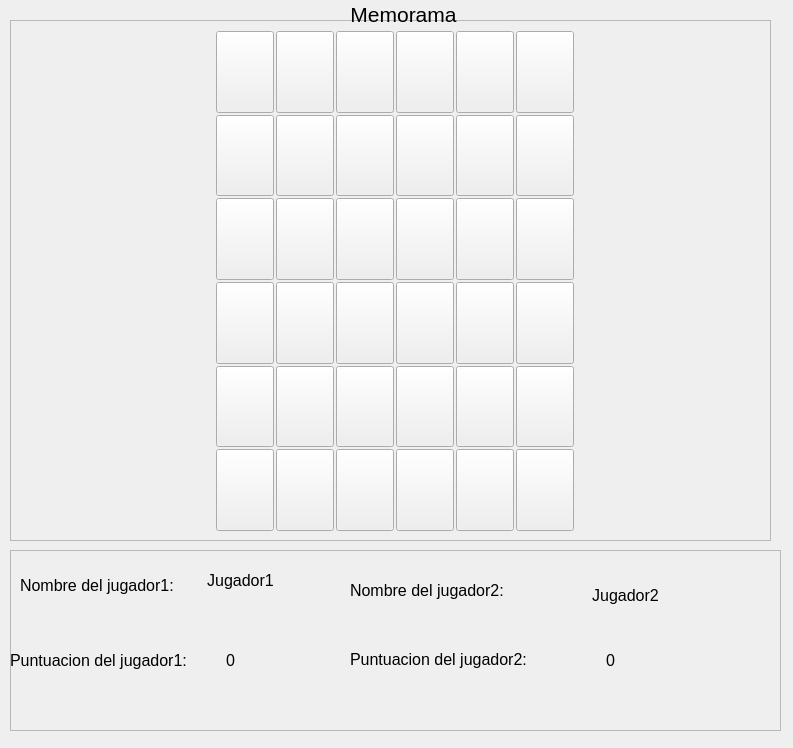
<?xml version="1.0" encoding="UTF-8"?>
<ui version="4.0">
 <class>VentanaTablero</class>
 <widget class="QMainWindow" name="VentanaTablero">
  <property name="geometry">
   <rect>
    <x>0</x>
    <y>0</y>
    <width>793</width>
    <height>748</height>
   </rect>
  </property>
  <property name="windowTitle">
   <string>MainWindow</string>
  </property>
  <widget class="QWidget" name="centralwidget">
   <widget class="QFrame" name="frame">
    <property name="geometry">
     <rect>
      <x>10</x>
      <y>20</y>
      <width>761</width>
      <height>521</height>
     </rect>
    </property>
    <property name="frameShape">
     <enum>QFrame::StyledPanel</enum>
    </property>
    <property name="frameShadow">
     <enum>QFrame::Raised</enum>
    </property>
    <layout class="QGridLayout" name="gridLayout">
     <item row="0" column="0">
      <layout class="QGridLayout" name="GridTablero">
       <property name="sizeConstraint">
        <enum>QLayout::SetNoConstraint</enum>
       </property>
       <property name="leftMargin">
        <number>9</number>
       </property>
       <property name="topMargin">
        <number>1</number>
       </property>
       <property name="rightMargin">
        <number>0</number>
       </property>
       <property name="bottomMargin">
        <number>0</number>
       </property>
       <property name="spacing">
        <number>2</number>
       </property>
       <item row="3" column="3">
        <widget class="QToolButton" name="btnTarjeta34">
         <property name="text">
          <string/>
         </property>
         <property name="icon">
          <iconset>
           <normaloff>../../Pictures/TarjetaIncognita.xpm</normaloff>../../Pictures/TarjetaIncognita.xpm</iconset>
         </property>
         <property name="iconSize">
          <size>
           <width>50</width>
           <height>80</height>
          </size>
         </property>
        </widget>
       </item>
       <item row="3" column="5">
        <widget class="QToolButton" name="btnTarjeta36">
         <property name="text">
          <string/>
         </property>
         <property name="icon">
          <iconset>
           <normaloff>../../Pictures/TarjetaIncognita.xpm</normaloff>../../Pictures/TarjetaIncognita.xpm</iconset>
         </property>
         <property name="iconSize">
          <size>
           <width>50</width>
           <height>80</height>
          </size>
         </property>
        </widget>
       </item>
       <item row="4" column="4">
        <widget class="QToolButton" name="btnTarjeta45">
         <property name="text">
          <string/>
         </property>
         <property name="icon">
          <iconset>
           <normaloff>../../Pictures/TarjetaIncognita.xpm</normaloff>../../Pictures/TarjetaIncognita.xpm</iconset>
         </property>
         <property name="iconSize">
          <size>
           <width>50</width>
           <height>80</height>
          </size>
         </property>
         <property name="checkable">
          <bool>true</bool>
         </property>
        </widget>
       </item>
       <item row="4" column="5">
        <widget class="QToolButton" name="btnTarjeta46">
         <property name="text">
          <string/>
         </property>
         <property name="icon">
          <iconset>
           <normaloff>../../Pictures/TarjetaIncognita.xpm</normaloff>../../Pictures/TarjetaIncognita.xpm</iconset>
         </property>
         <property name="iconSize">
          <size>
           <width>50</width>
           <height>80</height>
          </size>
         </property>
        </widget>
       </item>
       <item row="2" column="5">
        <widget class="QToolButton" name="btnTarjeta26">
         <property name="text">
          <string/>
         </property>
         <property name="icon">
          <iconset>
           <normaloff>../../Pictures/TarjetaIncognita.xpm</normaloff>../../Pictures/TarjetaIncognita.xpm</iconset>
         </property>
         <property name="iconSize">
          <size>
           <width>50</width>
           <height>80</height>
          </size>
         </property>
        </widget>
       </item>
       <item row="1" column="2">
        <widget class="QToolButton" name="btnTarjeta13">
         <property name="text">
          <string/>
         </property>
         <property name="icon">
          <iconset>
           <normaloff>../../Pictures/TarjetaIncognita.xpm</normaloff>../../Pictures/TarjetaIncognita.xpm</iconset>
         </property>
         <property name="iconSize">
          <size>
           <width>50</width>
           <height>80</height>
          </size>
         </property>
        </widget>
       </item>
       <item row="4" column="2">
        <widget class="QToolButton" name="btnTarjeta43">
         <property name="text">
          <string/>
         </property>
         <property name="icon">
          <iconset>
           <normaloff>../../Pictures/TarjetaIncognita.xpm</normaloff>../../Pictures/TarjetaIncognita.xpm</iconset>
         </property>
         <property name="iconSize">
          <size>
           <width>50</width>
           <height>80</height>
          </size>
         </property>
        </widget>
       </item>
       <item row="6" column="5">
        <widget class="QToolButton" name="btnTarjeta66">
         <property name="text">
          <string/>
         </property>
         <property name="icon">
          <iconset>
           <normaloff>../../Pictures/TarjetaIncognita.xpm</normaloff>../../Pictures/TarjetaIncognita.xpm</iconset>
         </property>
         <property name="iconSize">
          <size>
           <width>50</width>
           <height>80</height>
          </size>
         </property>
        </widget>
       </item>
       <item row="2" column="0">
        <widget class="QToolButton" name="btnTarjeta21">
         <property name="text">
          <string/>
         </property>
         <property name="icon">
          <iconset>
           <normaloff>../../Pictures/TarjetaIncognita.xpm</normaloff>../../Pictures/TarjetaIncognita.xpm</iconset>
         </property>
         <property name="iconSize">
          <size>
           <width>50</width>
           <height>80</height>
          </size>
         </property>
        </widget>
       </item>
       <item row="5" column="1">
        <widget class="QToolButton" name="btnTarjeta52">
         <property name="text">
          <string/>
         </property>
         <property name="icon">
          <iconset>
           <normaloff>../../Pictures/TarjetaIncognita.xpm</normaloff>../../Pictures/TarjetaIncognita.xpm</iconset>
         </property>
         <property name="iconSize">
          <size>
           <width>50</width>
           <height>80</height>
          </size>
         </property>
        </widget>
       </item>
       <item row="6" column="4">
        <widget class="QToolButton" name="btnTarjeta65">
         <property name="text">
          <string/>
         </property>
         <property name="icon">
          <iconset>
           <normaloff>../../Pictures/TarjetaIncognita.xpm</normaloff>../../Pictures/TarjetaIncognita.xpm</iconset>
         </property>
         <property name="iconSize">
          <size>
           <width>50</width>
           <height>80</height>
          </size>
         </property>
        </widget>
       </item>
       <item row="3" column="4">
        <widget class="QToolButton" name="btnTarjeta35">
         <property name="text">
          <string/>
         </property>
         <property name="icon">
          <iconset>
           <normaloff>../../Pictures/TarjetaIncognita.xpm</normaloff>../../Pictures/TarjetaIncognita.xpm</iconset>
         </property>
         <property name="iconSize">
          <size>
           <width>50</width>
           <height>80</height>
          </size>
         </property>
        </widget>
       </item>
       <item row="1" column="4">
        <widget class="QToolButton" name="btnTarjeta15">
         <property name="text">
          <string/>
         </property>
         <property name="icon">
          <iconset>
           <normaloff>../../Pictures/TarjetaIncognita.xpm</normaloff>../../Pictures/TarjetaIncognita.xpm</iconset>
         </property>
         <property name="iconSize">
          <size>
           <width>50</width>
           <height>80</height>
          </size>
         </property>
        </widget>
       </item>
       <item row="6" column="1">
        <widget class="QToolButton" name="btnTarjeta62">
         <property name="text">
          <string/>
         </property>
         <property name="icon">
          <iconset>
           <normaloff>../../Pictures/TarjetaIncognita.xpm</normaloff>../../Pictures/TarjetaIncognita.xpm</iconset>
         </property>
         <property name="iconSize">
          <size>
           <width>50</width>
           <height>80</height>
          </size>
         </property>
        </widget>
       </item>
       <item row="1" column="5">
        <widget class="QToolButton" name="btnTarjeta16">
         <property name="text">
          <string/>
         </property>
         <property name="icon">
          <iconset>
           <normaloff>../../Pictures/TarjetaIncognita.xpm</normaloff>../../Pictures/TarjetaIncognita.xpm</iconset>
         </property>
         <property name="iconSize">
          <size>
           <width>50</width>
           <height>80</height>
          </size>
         </property>
        </widget>
       </item>
       <item row="5" column="0">
        <widget class="QToolButton" name="btnTarjeta51">
         <property name="text">
          <string/>
         </property>
         <property name="icon">
          <iconset>
           <normaloff>../../Pictures/TarjetaIncognita.xpm</normaloff>../../Pictures/TarjetaIncognita.xpm</iconset>
         </property>
         <property name="iconSize">
          <size>
           <width>50</width>
           <height>80</height>
          </size>
         </property>
        </widget>
       </item>
       <item row="5" column="5">
        <widget class="QToolButton" name="btnTarjeta56">
         <property name="text">
          <string/>
         </property>
         <property name="icon">
          <iconset>
           <normaloff>../../Pictures/TarjetaIncognita.xpm</normaloff>../../Pictures/TarjetaIncognita.xpm</iconset>
         </property>
         <property name="iconSize">
          <size>
           <width>50</width>
           <height>80</height>
          </size>
         </property>
        </widget>
       </item>
       <item row="3" column="1">
        <widget class="QToolButton" name="btnTarjeta32">
         <property name="text">
          <string/>
         </property>
         <property name="icon">
          <iconset>
           <normaloff>../../Pictures/TarjetaIncognita.xpm</normaloff>../../Pictures/TarjetaIncognita.xpm</iconset>
         </property>
         <property name="iconSize">
          <size>
           <width>50</width>
           <height>80</height>
          </size>
         </property>
        </widget>
       </item>
       <item row="1" column="1">
        <widget class="QToolButton" name="btnTarjeta12">
         <property name="text">
          <string/>
         </property>
         <property name="icon">
          <iconset>
           <normaloff>../../Pictures/TarjetaIncognita.xpm</normaloff>../../Pictures/TarjetaIncognita.xpm</iconset>
         </property>
         <property name="iconSize">
          <size>
           <width>50</width>
           <height>80</height>
          </size>
         </property>
        </widget>
       </item>
       <item row="6" column="3">
        <widget class="QToolButton" name="btnTarjeta64">
         <property name="text">
          <string/>
         </property>
         <property name="icon">
          <iconset>
           <normaloff>../../Pictures/TarjetaIncognita.xpm</normaloff>../../Pictures/TarjetaIncognita.xpm</iconset>
         </property>
         <property name="iconSize">
          <size>
           <width>50</width>
           <height>80</height>
          </size>
         </property>
        </widget>
       </item>
       <item row="2" column="1">
        <widget class="QToolButton" name="btnTarjeta22">
         <property name="text">
          <string/>
         </property>
         <property name="icon">
          <iconset>
           <normaloff>../../Pictures/TarjetaIncognita.xpm</normaloff>../../Pictures/TarjetaIncognita.xpm</iconset>
         </property>
         <property name="iconSize">
          <size>
           <width>50</width>
           <height>80</height>
          </size>
         </property>
        </widget>
       </item>
       <item row="2" column="4">
        <widget class="QToolButton" name="btnTarjeta25">
         <property name="text">
          <string/>
         </property>
         <property name="icon">
          <iconset>
           <normaloff>../../Pictures/TarjetaIncognita.xpm</normaloff>../../Pictures/TarjetaIncognita.xpm</iconset>
         </property>
         <property name="iconSize">
          <size>
           <width>50</width>
           <height>80</height>
          </size>
         </property>
        </widget>
       </item>
       <item row="3" column="0">
        <widget class="QToolButton" name="btnTarjeta31">
         <property name="text">
          <string/>
         </property>
         <property name="icon">
          <iconset>
           <normaloff>../../Pictures/TarjetaIncognita.xpm</normaloff>../../Pictures/TarjetaIncognita.xpm</iconset>
         </property>
         <property name="iconSize">
          <size>
           <width>50</width>
           <height>80</height>
          </size>
         </property>
         <property name="autoRepeatInterval">
          <number>99</number>
         </property>
        </widget>
       </item>
       <item row="6" column="2">
        <widget class="QToolButton" name="btnTarjeta63">
         <property name="text">
          <string/>
         </property>
         <property name="icon">
          <iconset>
           <normaloff>../../Pictures/TarjetaIncognita.xpm</normaloff>../../Pictures/TarjetaIncognita.xpm</iconset>
         </property>
         <property name="iconSize">
          <size>
           <width>50</width>
           <height>80</height>
          </size>
         </property>
        </widget>
       </item>
       <item row="4" column="1">
        <widget class="QToolButton" name="btnTarjeta42">
         <property name="text">
          <string/>
         </property>
         <property name="icon">
          <iconset>
           <normaloff>../../Pictures/TarjetaIncognita.xpm</normaloff>../../Pictures/TarjetaIncognita.xpm</iconset>
         </property>
         <property name="iconSize">
          <size>
           <width>50</width>
           <height>80</height>
          </size>
         </property>
        </widget>
       </item>
       <item row="5" column="4">
        <widget class="QToolButton" name="btnTarjeta55">
         <property name="text">
          <string/>
         </property>
         <property name="icon">
          <iconset>
           <normaloff>../../Pictures/TarjetaIncognita.xpm</normaloff>../../Pictures/TarjetaIncognita.xpm</iconset>
         </property>
         <property name="iconSize">
          <size>
           <width>50</width>
           <height>80</height>
          </size>
         </property>
        </widget>
       </item>
       <item row="2" column="3">
        <widget class="QToolButton" name="btnTarjeta24">
         <property name="text">
          <string/>
         </property>
         <property name="icon">
          <iconset>
           <normaloff>../../Pictures/TarjetaIncognita.xpm</normaloff>../../Pictures/TarjetaIncognita.xpm</iconset>
         </property>
         <property name="iconSize">
          <size>
           <width>50</width>
           <height>80</height>
          </size>
         </property>
        </widget>
       </item>
       <item row="5" column="3">
        <widget class="QToolButton" name="btnTarjeta54">
         <property name="text">
          <string/>
         </property>
         <property name="icon">
          <iconset>
           <normaloff>../../Pictures/TarjetaIncognita.xpm</normaloff>../../Pictures/TarjetaIncognita.xpm</iconset>
         </property>
         <property name="iconSize">
          <size>
           <width>50</width>
           <height>80</height>
          </size>
         </property>
        </widget>
       </item>
       <item row="1" column="0">
        <widget class="QToolButton" name="btnTarjeta11">
         <property name="text">
          <string/>
         </property>
         <property name="icon">
          <iconset>
           <normaloff>../../Pictures/TarjetaIncognita.xpm</normaloff>../../Pictures/TarjetaIncognita.xpm</iconset>
         </property>
         <property name="iconSize">
          <size>
           <width>50</width>
           <height>80</height>
          </size>
         </property>
        </widget>
       </item>
       <item row="3" column="2">
        <widget class="QToolButton" name="btnTarjeta33">
         <property name="text">
          <string/>
         </property>
         <property name="icon">
          <iconset>
           <normaloff>../../Pictures/TarjetaIncognita.xpm</normaloff>../../Pictures/TarjetaIncognita.xpm</iconset>
         </property>
         <property name="iconSize">
          <size>
           <width>50</width>
           <height>80</height>
          </size>
         </property>
        </widget>
       </item>
       <item row="6" column="0">
        <widget class="QToolButton" name="btnTarjeta61">
         <property name="text">
          <string/>
         </property>
         <property name="icon">
          <iconset>
           <normaloff>../../Pictures/TarjetaIncognita.xpm</normaloff>../../Pictures/TarjetaIncognita.xpm</iconset>
         </property>
         <property name="iconSize">
          <size>
           <width>50</width>
           <height>80</height>
          </size>
         </property>
        </widget>
       </item>
       <item row="5" column="2">
        <widget class="QToolButton" name="btnTarjeta53">
         <property name="text">
          <string/>
         </property>
         <property name="icon">
          <iconset>
           <normaloff>../../Pictures/TarjetaIncognita.xpm</normaloff>../../Pictures/TarjetaIncognita.xpm</iconset>
         </property>
         <property name="iconSize">
          <size>
           <width>50</width>
           <height>80</height>
          </size>
         </property>
        </widget>
       </item>
       <item row="4" column="0">
        <widget class="QToolButton" name="btnTarjeta41">
         <property name="text">
          <string/>
         </property>
         <property name="icon">
          <iconset>
           <normaloff>../../Pictures/TarjetaIncognita.xpm</normaloff>../../Pictures/TarjetaIncognita.xpm</iconset>
         </property>
         <property name="iconSize">
          <size>
           <width>50</width>
           <height>80</height>
          </size>
         </property>
        </widget>
       </item>
       <item row="4" column="3">
        <widget class="QToolButton" name="btnTarjeta44">
         <property name="text">
          <string/>
         </property>
         <property name="icon">
          <iconset>
           <normaloff>../../Pictures/TarjetaIncognita.xpm</normaloff>../../Pictures/TarjetaIncognita.xpm</iconset>
         </property>
         <property name="iconSize">
          <size>
           <width>50</width>
           <height>80</height>
          </size>
         </property>
        </widget>
       </item>
       <item row="2" column="2">
        <widget class="QToolButton" name="btnTarjeta23">
         <property name="text">
          <string/>
         </property>
         <property name="icon">
          <iconset>
           <normaloff>../../Pictures/TarjetaIncognita.xpm</normaloff>../../Pictures/TarjetaIncognita.xpm</iconset>
         </property>
         <property name="iconSize">
          <size>
           <width>50</width>
           <height>80</height>
          </size>
         </property>
         <property name="autoRepeatInterval">
          <number>101</number>
         </property>
        </widget>
       </item>
       <item row="1" column="3">
        <widget class="QToolButton" name="btnTarjeta14">
         <property name="text">
          <string/>
         </property>
         <property name="icon">
          <iconset>
           <normaloff>../../Pictures/TarjetaIncognita.xpm</normaloff>../../Pictures/TarjetaIncognita.xpm</iconset>
         </property>
         <property name="iconSize">
          <size>
           <width>50</width>
           <height>80</height>
          </size>
         </property>
        </widget>
       </item>
      </layout>
     </item>
    </layout>
   </widget>
   <widget class="QLabel" name="lblTitulo">
    <property name="geometry">
     <rect>
      <x>220</x>
      <y>-30</y>
      <width>367</width>
      <height>89</height>
     </rect>
    </property>
    <property name="text">
     <string>&lt;html&gt;&lt;head/&gt;&lt;body&gt;&lt;p align=&quot;center&quot;&gt;&lt;span style=&quot; font-size:16pt;&quot;&gt;Memorama&lt;/span&gt;&lt;/p&gt;&lt;/body&gt;&lt;/html&gt;</string>
    </property>
   </widget>
   <widget class="QFrame" name="frame_2">
    <property name="geometry">
     <rect>
      <x>10</x>
      <y>550</y>
      <width>771</width>
      <height>181</height>
     </rect>
    </property>
    <property name="frameShape">
     <enum>QFrame::StyledPanel</enum>
    </property>
    <property name="frameShadow">
     <enum>QFrame::Raised</enum>
    </property>
    <widget class="QLabel" name="label_6">
     <property name="geometry">
      <rect>
       <x>340</x>
       <y>100</y>
       <width>181</width>
       <height>20</height>
      </rect>
     </property>
     <property name="text">
      <string>&lt;html&gt;&lt;head/&gt;&lt;body&gt;&lt;p&gt;&lt;span style=&quot; font-size:12pt;&quot;&gt;Puntuacion del jugador2:&lt;/span&gt;&lt;/p&gt;&lt;/body&gt;&lt;/html&gt;</string>
     </property>
    </widget>
    <widget class="QLabel" name="label_5">
     <property name="geometry">
      <rect>
       <x>340</x>
       <y>30</y>
       <width>161</width>
       <height>21</height>
      </rect>
     </property>
     <property name="text">
      <string>&lt;html&gt;&lt;head/&gt;&lt;body&gt;&lt;p&gt;&lt;span style=&quot; font-size:12pt;&quot;&gt;Nombre del jugador2:&lt;/span&gt;&lt;/p&gt;&lt;/body&gt;&lt;/html&gt;</string>
     </property>
    </widget>
    <widget class="QLabel" name="label_3">
     <property name="geometry">
      <rect>
       <x>0</x>
       <y>80</y>
       <width>181</width>
       <height>61</height>
      </rect>
     </property>
     <property name="text">
      <string>&lt;html&gt;&lt;head/&gt;&lt;body&gt;&lt;p&gt;&lt;span style=&quot; font-size:12pt;&quot;&gt;Puntuacion del jugador1:&lt;/span&gt;&lt;/p&gt;&lt;/body&gt;&lt;/html&gt;</string>
     </property>
    </widget>
    <widget class="QLabel" name="lblPuntuacionJugador1">
     <property name="geometry">
      <rect>
       <x>190</x>
       <y>100</y>
       <width>61</width>
       <height>21</height>
      </rect>
     </property>
     <property name="text">
      <string>&lt;html&gt;&lt;head/&gt;&lt;body&gt;&lt;p align=&quot;center&quot;&gt;&lt;span style=&quot; font-size:12pt;&quot;&gt;0&lt;/span&gt;&lt;/p&gt;&lt;/body&gt;&lt;/html&gt;</string>
     </property>
    </widget>
    <widget class="QLabel" name="lblNombreJugador1">
     <property name="geometry">
      <rect>
       <x>180</x>
       <y>10</y>
       <width>101</width>
       <height>41</height>
      </rect>
     </property>
     <property name="text">
      <string>&lt;html&gt;&lt;head/&gt;&lt;body&gt;&lt;p align=&quot;center&quot;&gt;&lt;span style=&quot; font-size:12pt;&quot;&gt;Jugador1&lt;/span&gt;&lt;/p&gt;&lt;/body&gt;&lt;/html&gt;</string>
     </property>
     <property name="margin">
      <number>5</number>
     </property>
     <property name="indent">
      <number>0</number>
     </property>
    </widget>
    <widget class="QLabel" name="label">
     <property name="geometry">
      <rect>
       <x>10</x>
       <y>20</y>
       <width>161</width>
       <height>31</height>
      </rect>
     </property>
     <property name="text">
      <string>&lt;html&gt;&lt;head/&gt;&lt;body&gt;&lt;p&gt;&lt;span style=&quot; font-size:12pt;&quot;&gt;Nombre del jugador1:&lt;/span&gt;&lt;/p&gt;&lt;/body&gt;&lt;/html&gt;</string>
     </property>
    </widget>
    <widget class="QLabel" name="lblPuntuacionJugador2">
     <property name="geometry">
      <rect>
       <x>560</x>
       <y>100</y>
       <width>81</width>
       <height>21</height>
      </rect>
     </property>
     <property name="text">
      <string>&lt;html&gt;&lt;head/&gt;&lt;body&gt;&lt;p align=&quot;center&quot;&gt;&lt;span style=&quot; font-size:12pt;&quot;&gt;0&lt;/span&gt;&lt;/p&gt;&lt;/body&gt;&lt;/html&gt;</string>
     </property>
    </widget>
    <widget class="QLabel" name="lblNombreJugador2">
     <property name="geometry">
      <rect>
       <x>560</x>
       <y>30</y>
       <width>111</width>
       <height>31</height>
      </rect>
     </property>
     <property name="text">
      <string>&lt;html&gt;&lt;head/&gt;&lt;body&gt;&lt;p align=&quot;center&quot;&gt;&lt;span style=&quot; font-size:12pt;&quot;&gt;Jugador2&lt;/span&gt;&lt;/p&gt;&lt;/body&gt;&lt;/html&gt;</string>
     </property>
    </widget>
   </widget>
  </widget>
  <action name="TemaTarjeta">
   <property name="icon">
    <iconset theme="TemaTarjeta">
     <normaloff>../../Pictures/TarjetaIncognita.xpm</normaloff>
     <normalon>../../Pictures/TarjetaIncognita.xpm</normalon>
     <disabledoff>../../Pictures/TarjetaIncognita.xpm</disabledoff>
     <disabledon>../../Pictures/TarjetaIncognita.xpm</disabledon>
     <activeoff>../../Pictures/TarjetaIncognita.xpm</activeoff>
     <activeon>../../Pictures/TarjetaIncognita.xpm</activeon>
     <selectedoff>../../Pictures/TarjetaIncognita.xpm</selectedoff>
     <selectedon>../../Pictures/TarjetaIncognita.xpm</selectedon>../../Pictures/TarjetaIncognita.xpm</iconset>
   </property>
   <property name="text">
    <string>  0</string>
   </property>
   <property name="toolTip">
    <string>1</string>
   </property>
   <property name="autoRepeat">
    <bool>false</bool>
   </property>
   <property name="shortcutVisibleInContextMenu">
    <bool>false</bool>
   </property>
  </action>
 </widget>
 <resources/>
 <connections/>
</ui>
